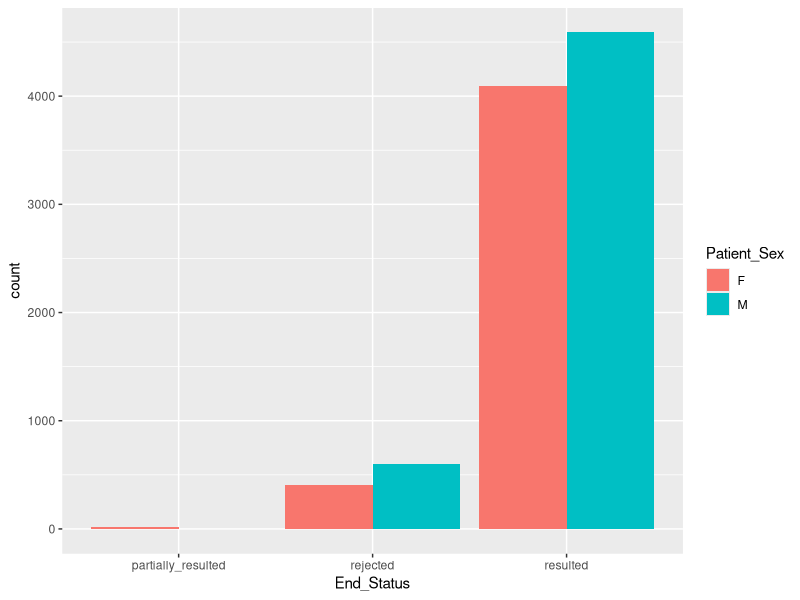
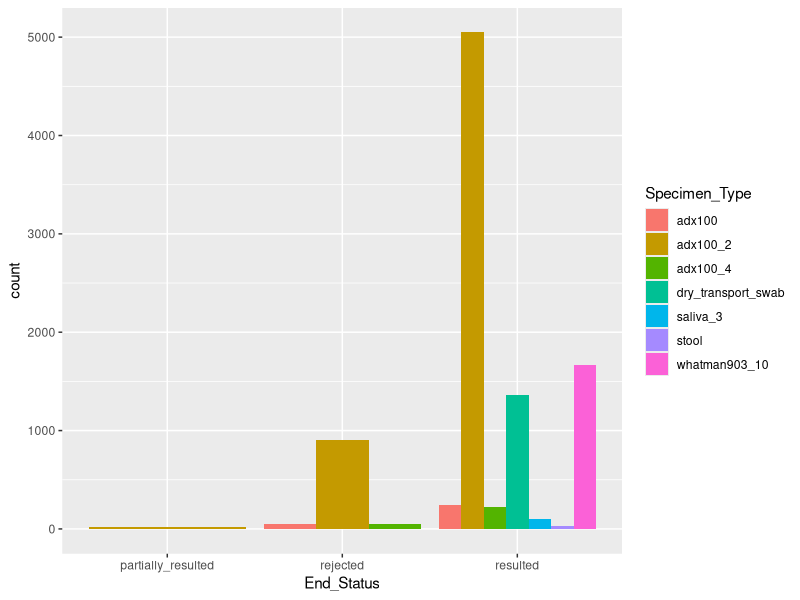
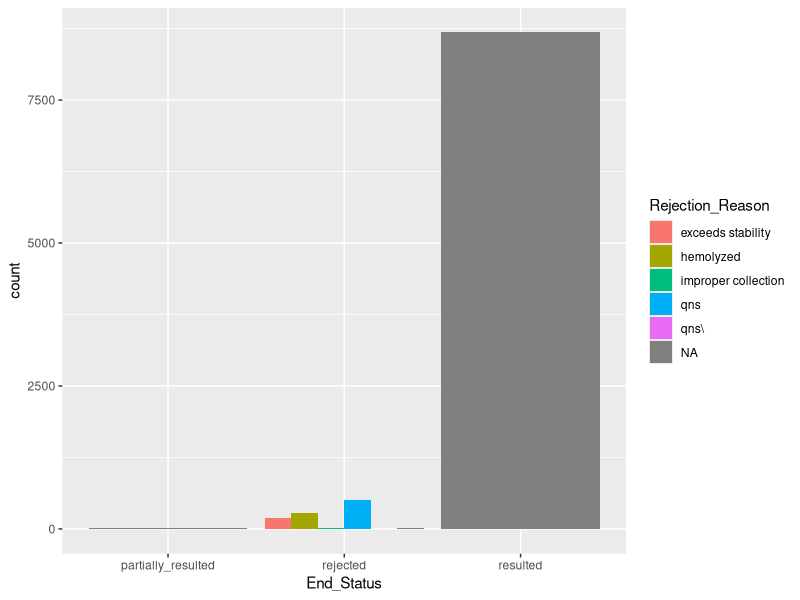
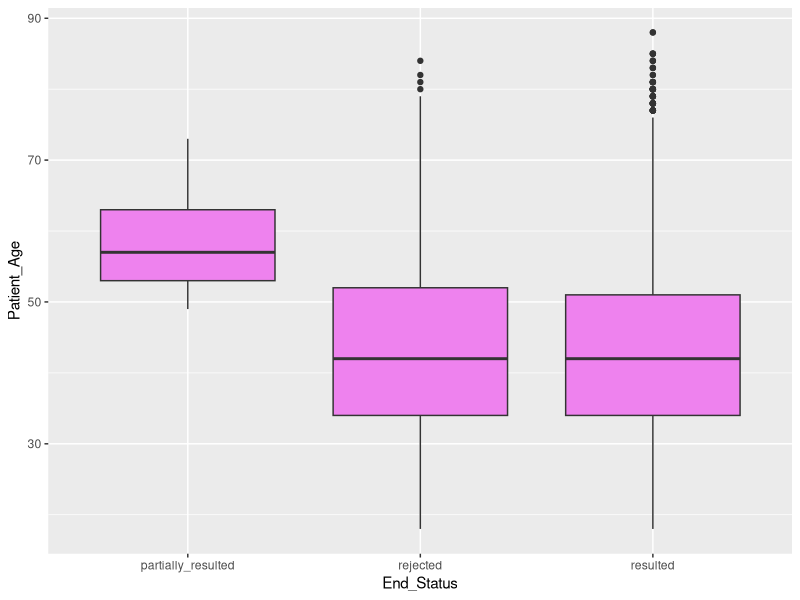

Write R code to recreate these figures, in order.
library(ggplot2)
library(tidyverse)

Spot_Data <- read_csv("Spot Data.csv")

Spot_Data_new <- unique(Spot_Data)

names(Spot_Data_new) <- c('Patient_ID','Patient_Zip','Patient_Age','Patient_Sex','Type_of_Kit',"Specimen_Type","Client_ID", "Datetime_Kit_Delivered","Datetime_Kit_Registered","Datetime_Sample_Sent_In","Datetime_Sample_Received","Datetime_of_End_Status","End_Status","Rejection_Reason")

Spot_Data_new <- subset(Spot_Data_new,  End_Status== "rejected" | End_Status == "resulted" | End_Status == "partially_resulted")
                        
ggplot(Spot_Data_new, 
       aes(x = End_Status, 
           fill = Patient_Sex)) + 
  geom_bar(position = "dodge")


ggplot(Spot_Data_new, 
       aes(x = End_Status, 
           fill = Specimen_Type)) + 
  geom_bar(position = "dodge")

ggplot(Spot_Data_new, 
       aes(x = End_Status, 
           fill = Rejection_Reason)) + 
  geom_bar(position = "dodge")


ggplot(data=Spot_Data_new, mapping=aes(x=End_Status, 
                                       y=Patient_Age))+geom_boxplot(fill="violet")










